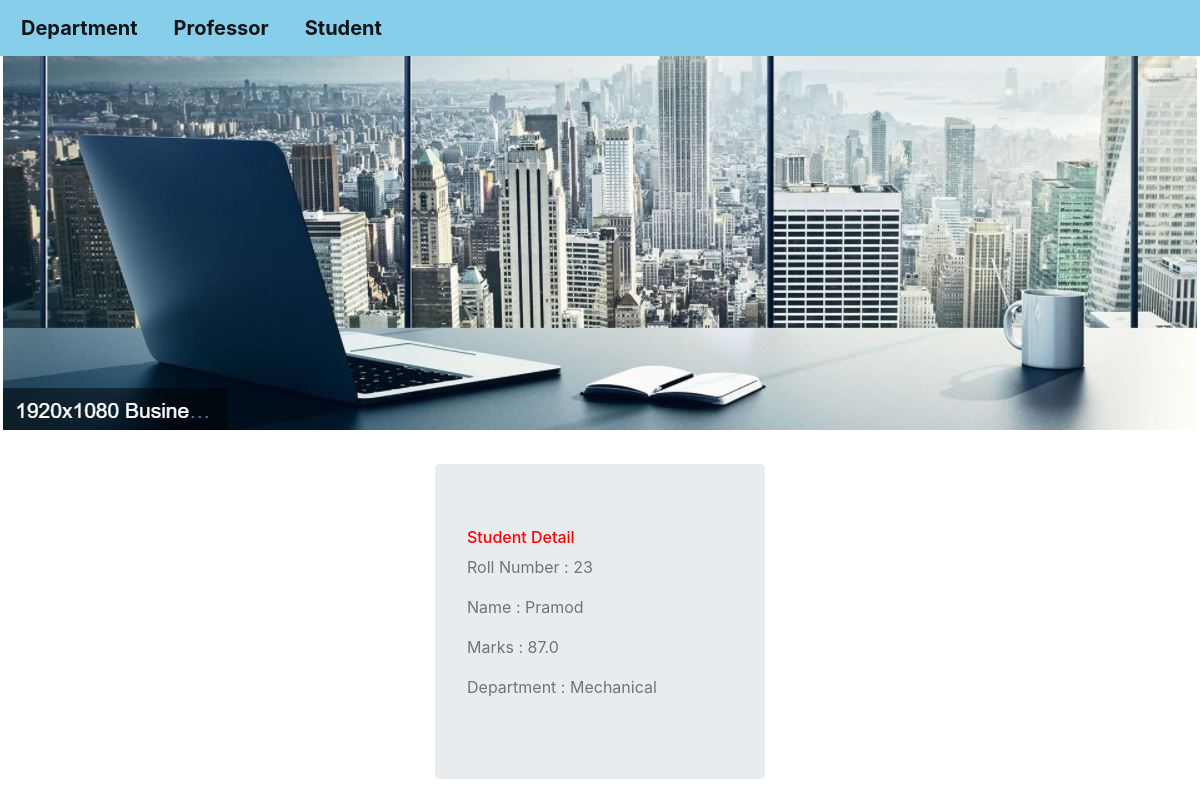
/fa/detailStud/23/, run on the app's committed database.
### FirstApp/models.py (models this page shows, shortened)
class Student(models.Model):
    department = models.ForeignKey(Department, on_delete=models.CASCADE ,related_name='department_stud')
    roll_no = models.IntegerField(unique=True)
    stud_name = models.CharField(max_length=80)
    marks = models.FloatField()

class Department(models.Model):
    dept_Name = models.CharField(max_length=40,unique=True)
    intake = models.IntegerField()

### FirstApp/views.py (the view)
# urls.py: path('detailStud/<int:id>/',views.DetailsStudView,name='Details_stud'),
def DetailsStudView(request,id):
    stud_object = Student.objects.get(roll_no=id)
    template_name = 'FirstApp/detailStud.html'
    context = {'stud_object': stud_object}
    return render(request, template_name, context)

### templates/FirstApp/detailStud.html (shortened to what this page needs)
{% extends "layout.html" %}
{% load crispy_forms_tags %}
{% block content %}
<section class="vh-100" >
<div class="container" style="width:30%;">
  <div class="jumbotron">
  <h6 style="color:red;">Student Detail</h6>
  <p class="text-muted">Roll Number : {{stud_object.roll_no}}</p>
  <p class="text-muted">Name : {{stud_object.stud_name}} </p>
  <p class="text-muted">Marks : {{stud_object.marks}} </p>
  <p class="text-muted">Department : {{stud_object.department.dept_Name}} </p>
 </div>
</div>
</section>
{% endblock %}

### static/FirstApp/style.css (style rules this page uses)
body { background-image: url("Capture_1.JPG"); background-repeat: no-repeat; }

### data on the page
Student: roll_no "23", stud_name "Pramod", marks "87.0", department.dept_Name "Mechanical"
